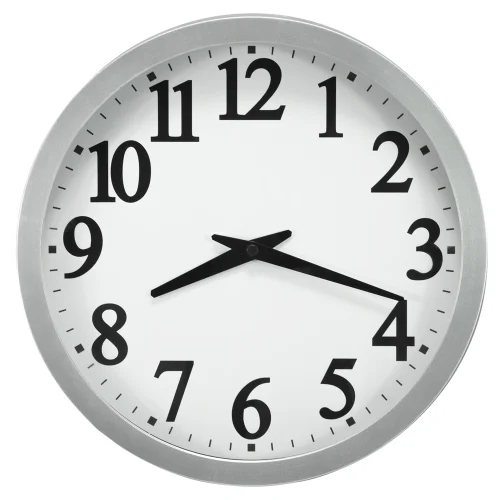
#> input picture clock_4.jpg, 500 x 500 px
$ python main.py
#> lines starting #> are read from the running program, lines starting #| are printed output that depends on the picture; after the words box and inside, x2 and y2 are one past the last pixel; in counts of white or black regions, pixels touching at a corner belong together
### preprocessing.py
"""
Preprocessing module for clock image preparation.
Contains functions for image loading and initial processing.
"""

import cv2
import numpy as np


def apply_gaussian_blur(image, grayscale, bw, kernel_size=(5, 5)):
    """
    Apply Gaussian blur to reduce noise in the image.

    Args:
        image (numpy.ndarray): Input grayscale image
        kernel_size (tuple): Size of the Gaussian kernel (must be odd numbers)

    Returns:
        numpy.ndarray: Blurred image
    """
    return cv2.GaussianBlur(image, kernel_size, 0), cv2.GaussianBlur(grayscale, kernel_size, 0), cv2.GaussianBlur(bw, kernel_size, 0)


# [12 lines left out: function apply_histogram_equalization, not called in this run]


def preprocess_image(image_path):
#> called with image_path = 'clock_4.jpg'
    image = cv2.imread(image_path)
#> image is the input picture: shape (500, 500, 3); mean B, G, R 210.9, 211.6, 209.8

    if image is None:
        raise FileNotFoundError(f"Image not found at {image_path}")

    if image.ndim == 3 and image.shape[2] == 3:
        grayscale_image = cv2.cvtColor(image, cv2.COLOR_BGR2GRAY)
        _, bw_image = cv2.threshold(grayscale_image, 127, 255, cv2.THRESH_BINARY)
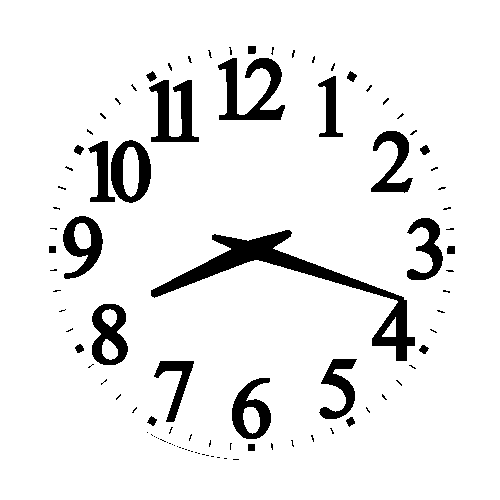
#> bw_image: shape (500, 500); 91.9% white; 97 black regions (72 under 20 px), largest, box (x1, y1, x2, y2) and area: (151, 230, 415, 361) 5019, (218, 58, 285, 120) 1884, (149, 80, 199, 142) 1567

    # Abilitate if image needs more contrast
    # grayscale_image = apply_histogram_equalization(grayscale_image)

    return image, grayscale_image, bw_image

### main.py
"""
Main pipeline for clock time reading.
Orchestrates all modules to detect and read time from a clock image.
"""

import os
import cv2

# Import preprocessing utilities
from preprocessing import preprocess_image, apply_gaussian_blur

# Import detection modules
from detection_files.hough_detection import detect_clock_circle, detect_lines_hough
from detection_files.blob_detection import detect_clock_center_blob
from detection_files.hand_detection import identify_hour_and_minute_hands, read_time_from_hands

# Import logging utilities
from chronicle import (
    log_section_header,
    log_info,
    log_step,
    log_error,
    log_file_saved,
    log_detection_result,
    log_application_title,
    log_final_result
)

IMAGE_PATH = "clock_4"

def read_clock_time(image_path, visualize=True, save_output=False):
    """
    Complete pipeline to read time from a clock image.

    Pipeline Steps:
        1. Preprocess the image (grayscale, blur, threshold)
        2. Detect edges using Canny edge detection
        3. Detect clock face using Hough Circle Transform
        4. Detect clock center using blob detection
        5. Detect hour markers using Hough Line Transform
        6. Identify clock hands and calculate time

    Args:
        image_path (str): Path to the clock image
        visualize (bool): Whether to display intermediate results (default: True)
        save_output (bool): Whether to save the result image (default: False)

    Returns:
        str: Detected time in format "HH:MM", or None if detection failed
    """
    # Setup output directory for processed images
    processed_imgs_dir = "processed_imgs"
    os.makedirs(processed_imgs_dir, exist_ok=True)

    log_section_header("CLOCK TIME DETECTION PIPELINE")

    # ========== STEP 1: IMAGE PREPROCESSING ==========
    log_step(1, 6, "Image Preprocessing")

    # Convert to grayscale and apply thresholding
    original_image, grayscale_image, bw_image = preprocess_image(image_path)
    original_image, grayscale_image, bw_image = apply_gaussian_blur(
        original_image, grayscale_image, bw_image
    )
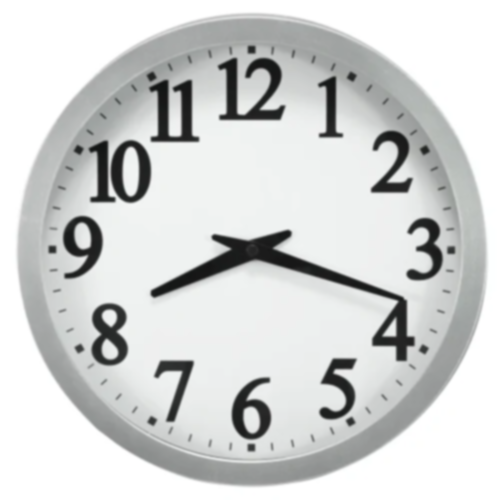
#> original_image: shape (500, 500, 3); mean B, G, R 210.9, 211.6, 209.8
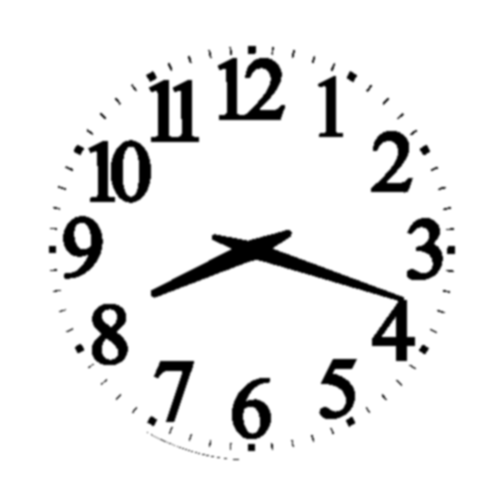
#> bw_image: shape (500, 500); min 0, max 255, mean 234.4

    if grayscale_image is None or bw_image is None:
        log_error("Image preprocessing failed", indentation_tabs=1, newline_after=1)
        return None

    # Save blurred image for debugging
    blurred_path = f"{processed_imgs_dir}/blurred_image.png"
    cv2.imwrite(blurred_path, grayscale_image)
    log_file_saved(blurred_path)
#> (this line was passed over: chronicle is not available in this run)

    # ========== STEP 2: EDGE DETECTION ==========
    log_step(2, 6, "Edge Detection")
#> (this line was passed over: chronicle is not available in this run)

    # Apply Canny edge detection
    edges = cv2.Canny(bw_image, 100, 200)
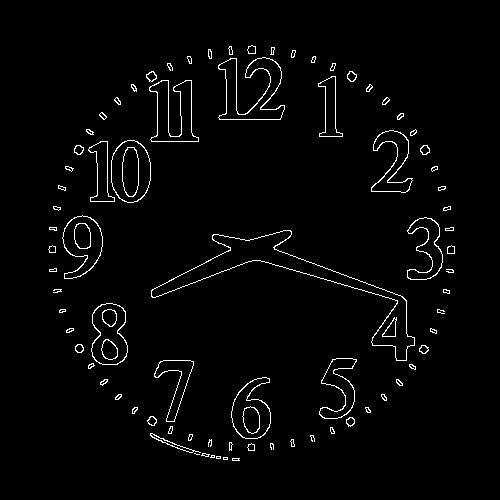
#> edges: shape (500, 500); 2.4% white in thin lines or dots, all inside (x1, y1, x2, y2) = (48, 45, 455, 461)

    if edges is None:
        log_error("Edge detection failed", indentation_tabs=1, newline_after=1)
        return None

    # Save edge detection result
    edges_path = f"{processed_imgs_dir}/edges.png"
    cv2.imwrite(edges_path, edges)
    log_file_saved(edges_path)
#> (this line was passed over: chronicle is not available in this run)

    # ========== STEP 3: CLOCK FACE DETECTION ==========
    log_step(3, 6, "Clock Face Detection (Hough Circle Transform)")

    # Detect clock circle using Hough Circle Transform
    clock = detect_clock_circle(grayscale_image)
    if clock is None:
        log_error("Clock face detection failed", indentation_tabs=1, newline_after=1)
        return None

    log_detection_result(
        "Clock center (edge-based)",
        f"{int(clock[0][0])} - {int(clock[0][1])}, radius: {int(clock[1])}"
    )

    # ========== STEP 4: CLOCK CENTER REFINEMENT ==========
    log_step(4, 6, "Clock Center Detection (Blob Detection)")

    # Refine clock center using blob detection
    clock, blob_image = detect_clock_center_blob(grayscale_image, clock)
    if clock is None:
        log_error("Clock center detection failed", indentation_tabs=1, newline_after=1)
        return None

    # Extract clock parameters
    clock_center = (int(clock[0]), int(clock[1]))
    clock_radius = int(clock[2])

    # Save blob detection visualization
    blob_image_path = f"{processed_imgs_dir}/clock_center_blobs.png"
    cv2.imwrite(blob_image_path, blob_image)
    log_file_saved(blob_image_path)
    log_detection_result(
        "Clock center (blob-based)",
        f"{clock_center[0]} - {clock_center[1]}, radius: {clock_radius}"
    )

    # ========== STEP 5: CLOCK HAND DETECTION ==========
    log_step(5, 6, "Hour Marker Detection (Hough Line Transform)")

    # Detect lines using Hough Line Transform
    lines = detect_lines_hough(edges)

    if lines is None or len(lines) == 0:
        log_error("No plausible markers detected", indentation_tabs=1, newline_after=1)
        return None

    # Visualize all detected lines (red)
    line_image = original_image.copy()
    for line in lines:
        x1, y1, x2, y2 = line
        cv2.line(line_image, (x1, y1), (x2, y2), (0, 0, 255), 2)
    cv2.imwrite(f"{processed_imgs_dir}/detected_lines.png", line_image)

    # Identify hour and minute hands from detected lines
    aligned = False
    hour_markers = identify_hour_and_minute_hands(lines, clock_center)
    if hour_markers is None or hour_markers[0] is None or hour_markers[1] is None:
        log_error("Hour marker detection failed", indentation_tabs=1, newline_after=1)
        return None
    if len(hour_markers) == 0:
        log_error("Not found markers", indentation_tabs=1, newline_after=1)
        return None
    if all((hour_markers[0] == hour_markers[1]).flatten()):
        aligned = True

    # Log and visualize identified clock hands (green)
    log_detection_result(
        "Hour markers positions",
        ", ".join([f"({int(x1)},{int(y1)})-({int(x2)},{int(y2)})"
                  for (x1, y1, x2, y2) in hour_markers])
    )

    for marker in hour_markers:
        x1, y1, x2, y2 = marker
        cv2.line(line_image, (x1, y1), (x2, y2), (0, 255, 0), 5)
    cv2.imwrite(f"{processed_imgs_dir}/detected_lines.png", line_image)

    # ========== STEP 6: TIME CALCULATION ==========
    log_step(6, 6, "Clock Hands Detection and Time Calculation")

    # Calculate time from hand angles
    if not aligned:
        estimated_time = read_time_from_hands(hour_markers[0], hour_markers[1], clock_center)
    else:
        estimated_time = read_time_from_hands(hour_markers[0], hour_markers[0], clock_center)

    if estimated_time:
        log_detection_result("Estimated Time", estimated_time)
        return estimated_time
    else:
        log_error("Time estimation failed", indentation_tabs=1, newline_after=1)
        return None


def main():
    """Main entry point for the clock time detection application."""

    global IMAGE_PATH

    # Search for the correct file format in the folder
    folder_path = os.path.dirname(os.path.abspath(__file__))
    valid_extensions = [".jpg", ".jpeg", ".png", ".bmp", ".tiff"]

    for file_name in os.listdir(folder_path):
        if file_name.startswith(IMAGE_PATH) and any(file_name.lower().endswith(ext) for ext in valid_extensions):
            IMAGE_PATH = (os.path.join(folder_path, file_name))
            break

    if not IMAGE_PATH:
        log_error("No valid image file found in the folder", indentation_tabs=1, newline_after=1)
        return

    log_application_title("CLOCK TIME DETECTION APPLICATION")

    log_info(f"Processing image: {IMAGE_PATH}")

    # Run the complete detection pipeline
    detected_time = read_clock_time(IMAGE_PATH, visualize=True, save_output=True)

    # Display final results
    if detected_time:
        log_final_result(True, f"DETECTED TIME: {detected_time}")
    else:
        log_final_result(False, "Failed to detect time from the clock image")


if __name__ == "__main__":
#> (the run stopped early here; a loop or call above may not have finished)

$ run again, with clock_2.jpg copied over clock_4.jpg
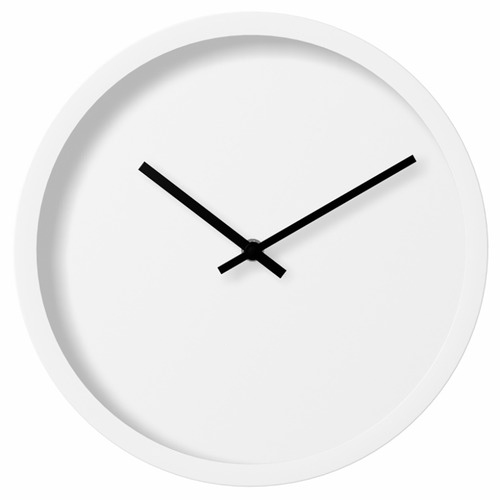
#> input picture clock_2.jpg, 500 x 500 px
#> in preprocess_image, image is the input picture: shape (500, 500, 3); min 0, max 255, mean 237.6
#> in preprocess_image, `_, bw_image = cv2.threshold(grayscale_image, 127, 255, cv2.THRESH_BINA..`:
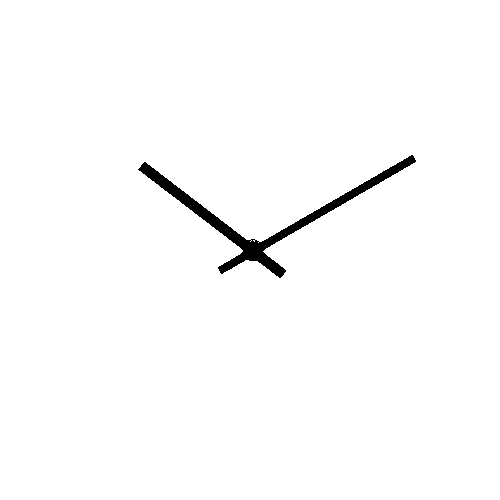
#> bw_image: shape (500, 500); 98.6% white; 1 black region, box (x1, y1, x2, y2) and area: (138, 155, 416, 278) 3600
#> in read_clock_time, `edges = cv2.Canny(bw_image, 100, 200)`:
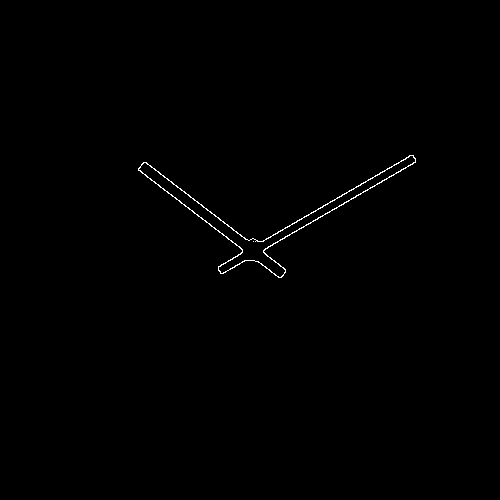
#> edges: shape (500, 500); 0.39% white in thin lines or dots, all inside (x1, y1, x2, y2) = (138, 155, 416, 278)

$ run again, with clock_1.png saved as clock_4.jpg
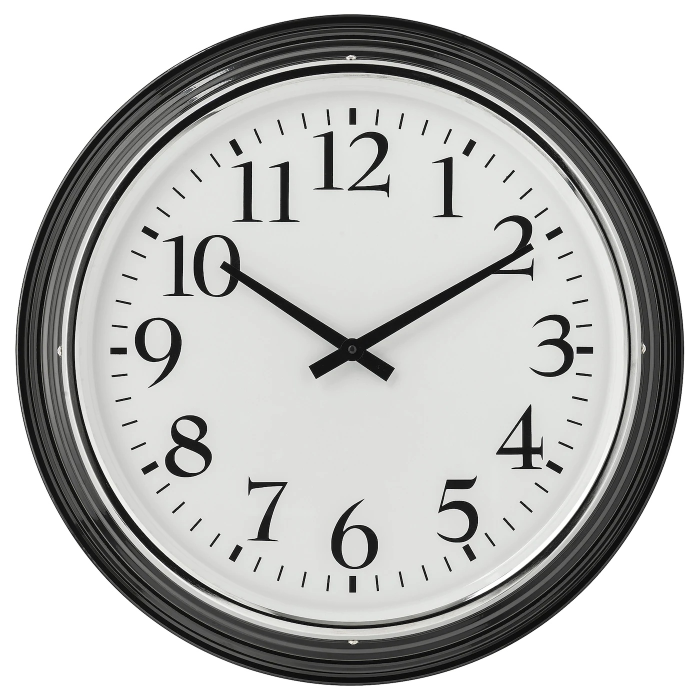
#> input picture clock_1.png, 1400 x 1400 px (shown at 1/2 size)
#> in preprocess_image, image is the input picture: shape (1400, 1400, 3); mean B, G, R 188.4, 189.9, 189.4
#> in preprocess_image, `_, bw_image = cv2.threshold(grayscale_image, 127, 255, cv2.THRESH_BINA..`:
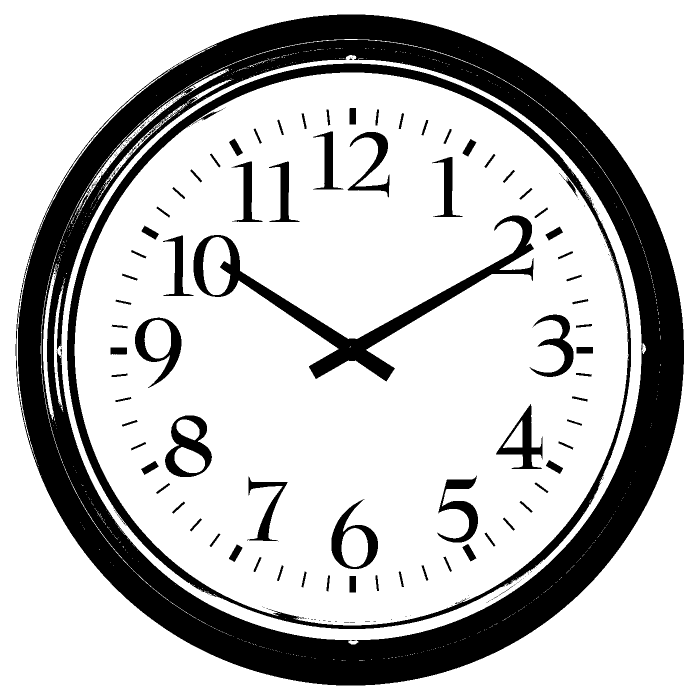
#> bw_image: shape (1400, 1400) (shown at 1/2 size); 76.8% white; 290 black regions (210 under 20 px), largest, box (x1, y1, x2, y2) and area: (31, 29, 1368, 1371) 329198, (134, 127, 1262, 1258) 46033, (387, 431, 1068, 763) 26460
#> in read_clock_time, `edges = cv2.Canny(bw_image, 100, 200)`:
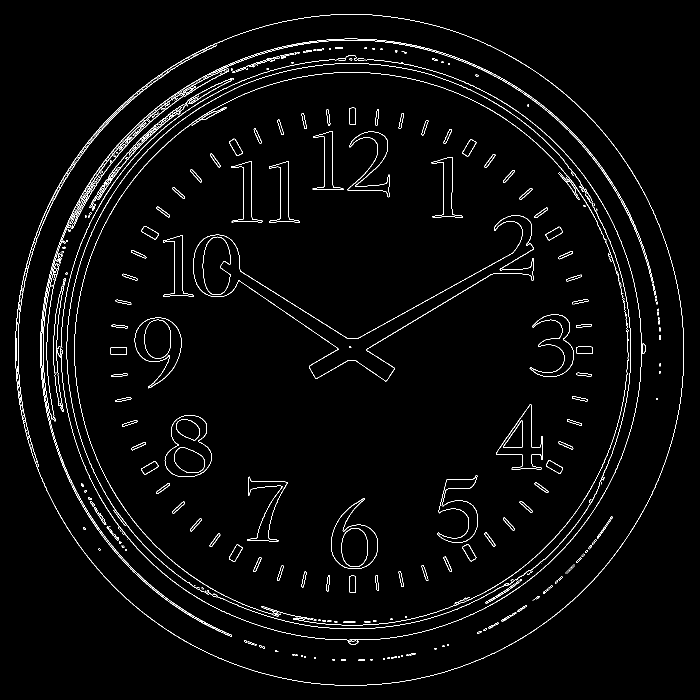
#> edges: shape (1400, 1400) (shown at 1/2 size); 2.4% white in thin lines or dots
